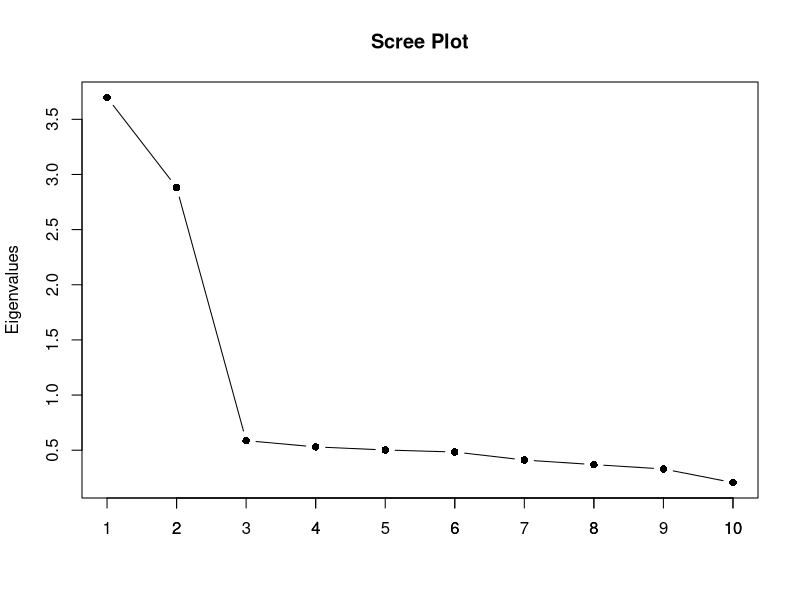
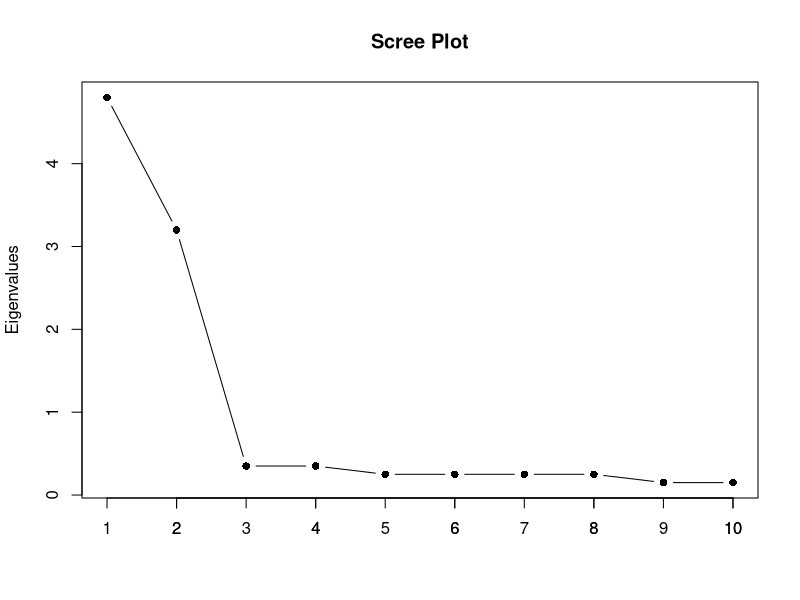
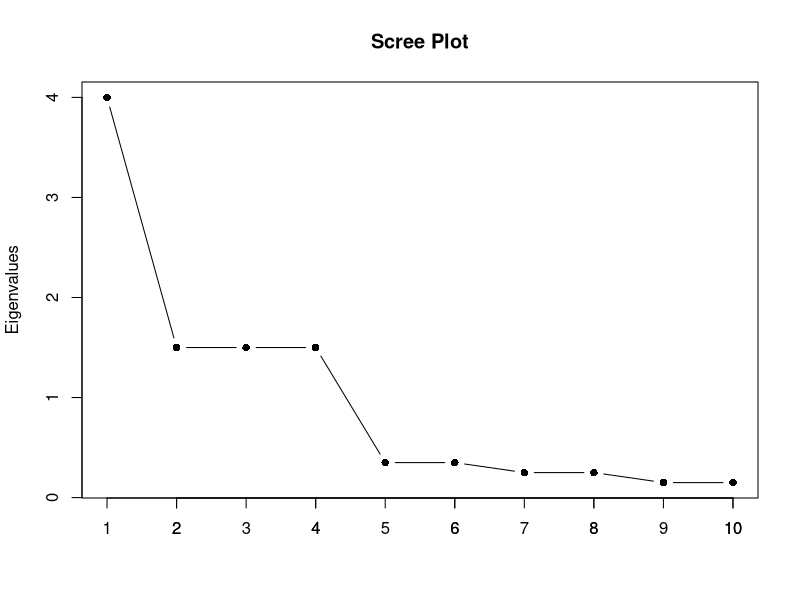
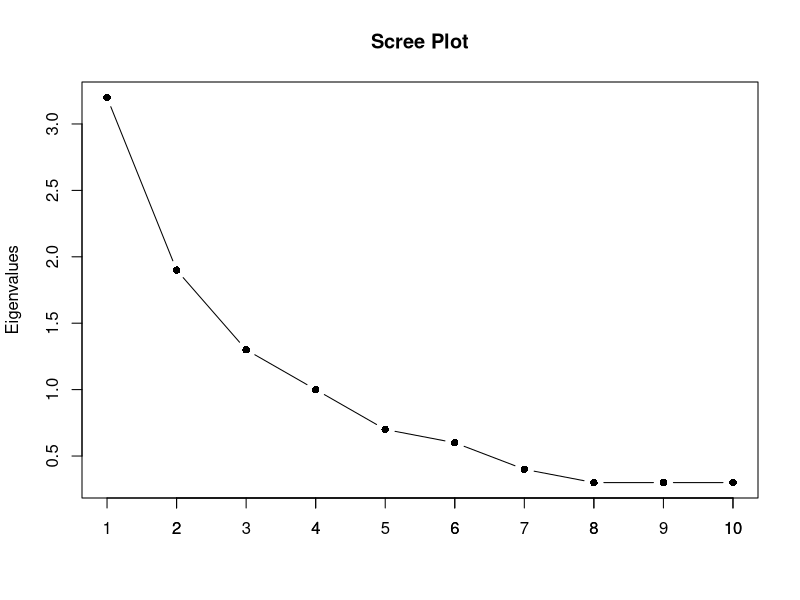
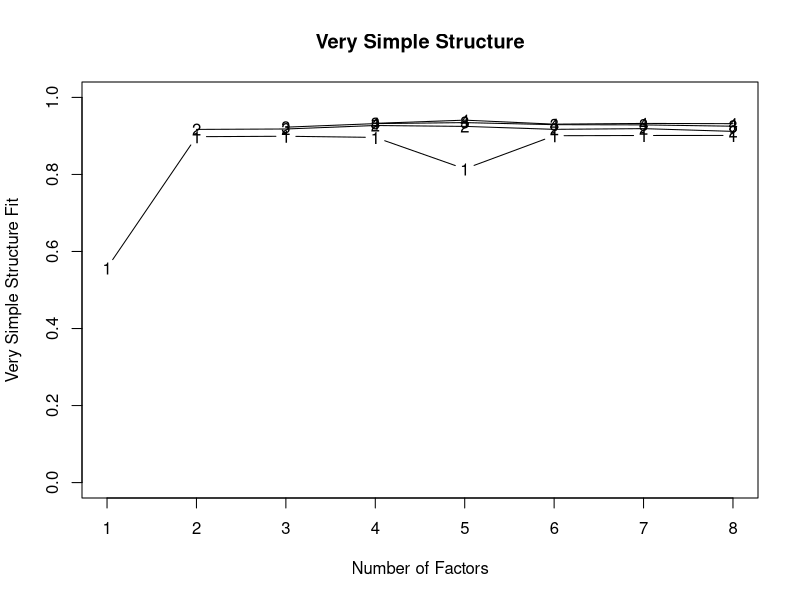
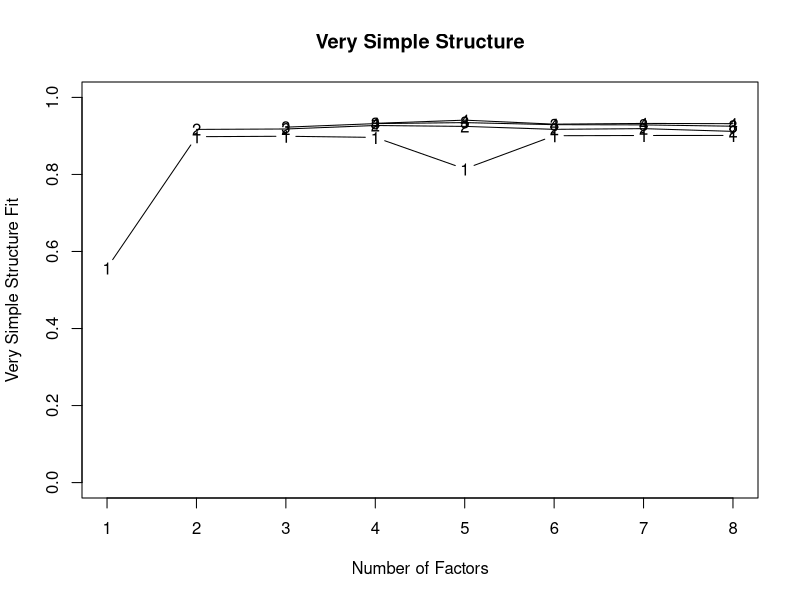
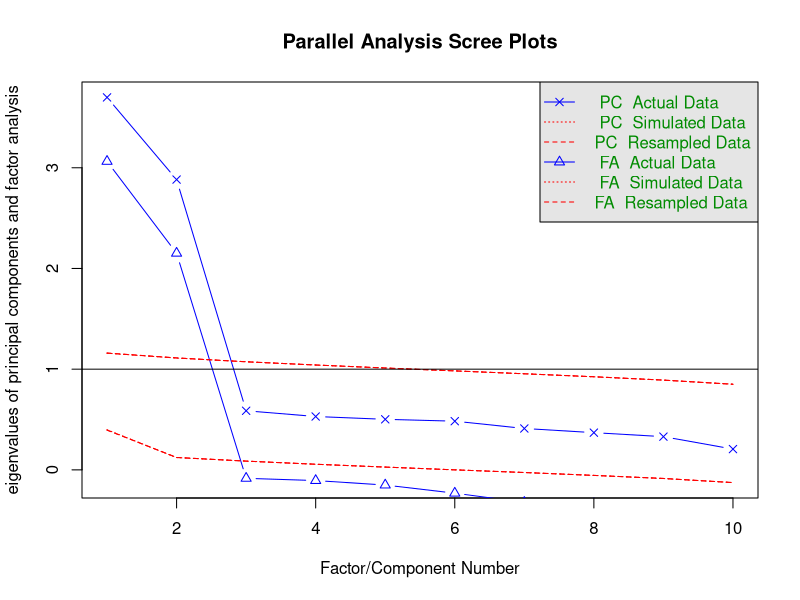
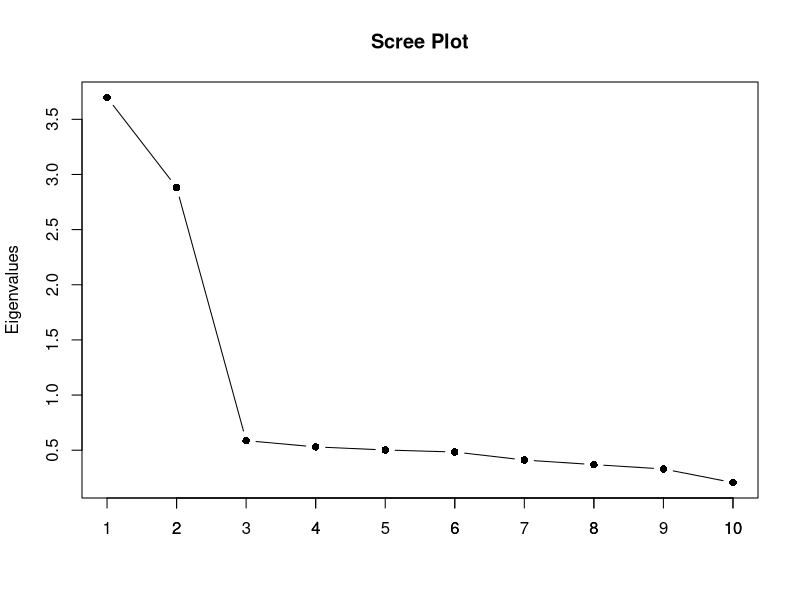

Source code (R) for these figures, in order:
## ---- chunk 1
nF=2 #number of factors
nV=10 #number of variables

Psi<-matrix(nrow=nF, ncol=nF,     # the nF by nF factor correlation matrix
            data=c(1.00,0.00,
                   0.00,1.00),byrow=T)


Lambda<-matrix(nrow=nV, ncol=nF,  # the nV by nF factor loading matrix
                      #F1    F2
               data=c(0.70, 0.10, # item1
                      0.80, 0.08, # item2
                      0.70, 0.06, # item3
                      0.65, 0.10, # item4
                      0.84, 0.04, # item5
                      0.01, 0.65, # item6
                      0.10, 0.88, # item7
                      0.03, 0.90, #item8
                      0.10, 0.67,  #item9
                      0.02, 0.70), #item10
                byrow=T)


Theta<-matrix(nrow=nV, ncol=nV, # the nV by nV residual matrix
            #item1 item2 item3 item4 item5 item6 item7 item8 item9 item10
      data=c(1-0.70^2-0.10^2, 0.00, 0.00, 0.00, 0.00, 0.00, 0.00, 0.00, 0.00, 0.00, #item1
             0.00, 1-0.80^2-0.08^2, 0.00, 0.00, 0.00, 0.00, 0.00, 0.00, 0.00, 0.00, #item2
             0.00, 0.00, 1-0.70^2-0.06^2, 0.00, 0.00, 0.00, 0.00, 0.00, 0.00, 0.00, #item3
             0.00, 0.00, 0.00, 1-0.65^2-0.10^2, 0.00, 0.00, 0.00, 0.00, 0.00, 0.00, #item4
             0.00, 0.00, 0.00, 0.00, 1-0.84^2-0.04^2, 0.00, 0.00, 0.00, 0.00, 0.00, #item5
             0.00, 0.00, 0.00, 0.00, 0.00, 1-0.01^2-0.65^2, 0.00, 0.00, 0.00, 0.00, #item6
             0.00, 0.00, 0.00, 0.00, 0.00, 0.00, 1-0.10^2-0.88^2, 0.00, 0.00, 0.00, #item7
             0.00, 0.00, 0.00, 0.00, 0.00, 0.00, 0.00, 1-0.03^2-0.90^2, 0.00, 0.00, #item8
             0.00, 0.00, 0.00, 0.00, 0.00, 0.00, 0.00, 0.00, 1-0.10^2-0.67^2, 0.00, #item9
             0.00, 0.00, 0.00, 0.00, 0.00, 0.00, 0.00, 0.00, 0.00, 1-0.02^2-0.70^2), #item10
      byrow=T) 


#compute correlation matrix from Psi, Lambda and Theta

Sigma<-Lambda%*%Psi%*%t(Lambda)+Theta
#simulate data
library(MASS)
agg.items<-as.data.frame(mvrnorm(n=1000, mu=rep(0,10), Sigma=Sigma))
names(agg.items)<-c('item1','item2','item3','item4','item5','item6','item7','item8','item9','item10')
## ---- chunk 2
library(psych)
describe(agg.items)
## ---- chunk 3
#compute the correlation matrix for the aggression items
round(cor(agg.items),2)
## ---- chunk 4

e.values<-c('e1','e2','e3','e4','e5')
e.vectors<-matrix(c('w11','w12','w13','w14','w15',
                        'w21','w22','w23','w24','w25',
                        'w31','w32','w33','w34','w35',
                        'w41','w42','w43','w44','w45',
                        'w51','w52','w53','w54','w55'), nrow=5, ncol=5, byrow=T)
colnames(e.vectors)<-c('component1','component2','component3','component4','component5')
rownames(e.vectors)<-c('item1','item2','item3','item4','item5')

e.values
e.vectors

## ---- chunk 5
eigen(cor(agg.items))
## ---- chunk 6
eigenvalues<-eigen(cor(agg.items))$values
plot(eigenvalues, type = 'b', pch = 16, 
     main = "Scree Plot", xlab="", ylab="Eigenvalues")
axis(1, at = 1:10, labels = 1:10)
## ---- chunk 7
easy <- c(4.8, 3.2, 0.35, 0.35, 0.25, 0.25, 0.25, 0.25, 0.15, 0.15)
sum(easy)

plot(easy, type = 'b', pch = 16, 
     main = "Scree Plot", xlab="", ylab="Eigenvalues")
axis(1, at = 1:10, labels = 1:10)
## ---- chunk 8
step <- c(4, 1.5, 1.5, 1.5, 0.35, 0.35, 0.25, 0.25, 0.15, 0.15)
sum(step)

plot(step, type = 'b', pch = 16, 
     main = "Scree Plot", xlab="", ylab="Eigenvalues")
axis(1, at = 1:10, labels = 1:10)
## ---- chunk 9
hard <- c(3.2, 1.9, 1.3, 1.0, 0.7, 0.6, 0.4, 0.3, 0.3, 0.3)
sum(hard)

plot(hard, type = 'b', pch = 16, 
     main = "Scree Plot", xlab="", ylab="Eigenvalues")
axis(1, at = 1:10, labels = 1:10)

## ---- chunk 10
library(psych)
vss(agg.items)
## ---- chunk 11
VSS<-vss(agg.items)
## ---- chunk 12

VSS$map
## ---- chunk 13
fa.parallel(agg.items, n.iter=500)
## ---- chunk 14

eigenvalues<-eigen(cor(agg.items))$values
plot(eigenvalues, type = 'b', pch = 16, 
     main = "Scree Plot", xlab="", ylab="Eigenvalues")
axis(1, at = 1:10, labels = 1:10)
## ---- chunk 15

PC2<-principal(agg.items, nfactors=2) 
PC3<-principal(agg.items, nfactors=3) 

## ---- chunk 16
PC2<-principal(r=agg.items, nfactors=2)
PC2$loadings
## ---- chunk 17
PC_initial<-principal(r=agg.items, nfactors=2, rotate='none')
PC_initial$loadings
## ---- chunk 18
PC2<-principal(r=agg.items, nfactors=2, rotate='oblimin')
PC2$loadings

## ---- chunk 19
PC2<-principal(r=agg.items, nfactors=2, rotate='oblimin')
PC2$Phi

## ---- chunk 20
principal(r=agg.items, nfactors=2, rotate='oblimin')

## ---- chunk 21
PC<-principal(r=agg.items, nfactors=2, rotate='oblimin')
scores<-PC$scores
head(scores)

